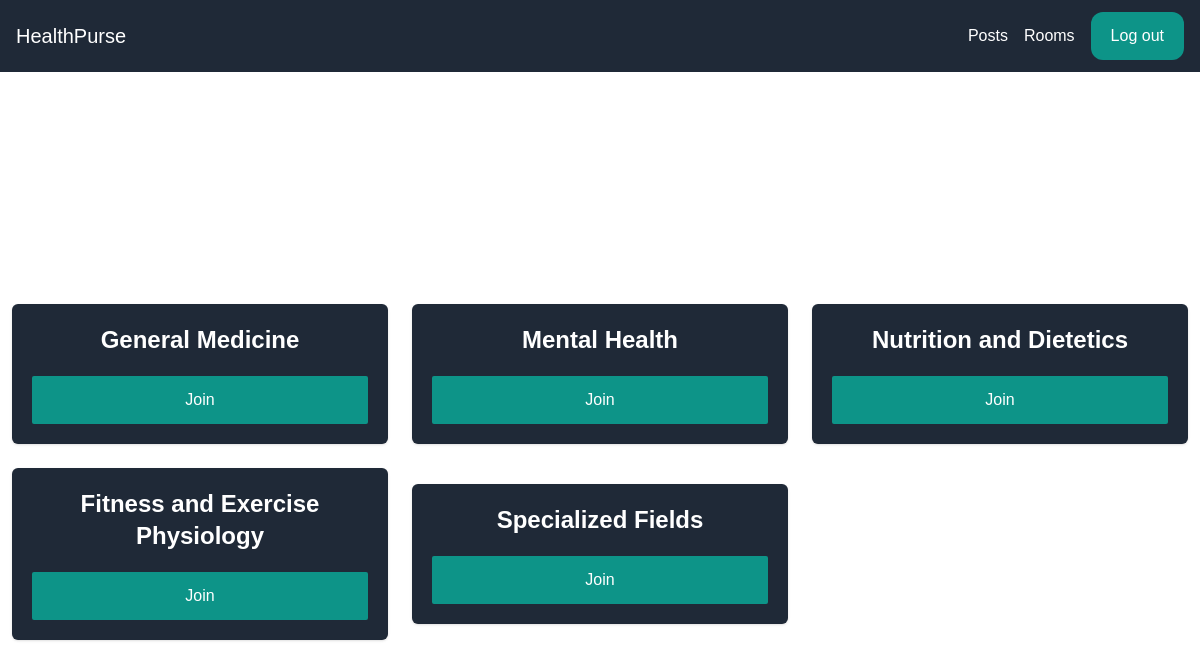
Screenshot of /rooms/ (signed in) with the database file from the repository.
### room/models.py (models this page shows, shortened)
class Room(models.Model):
    name = models.CharField(max_length=255)
    slug = models.SlugField(unique=True)

### room/views.py (the view)
# urls.py: path('rooms/', include('room.urls')),
@login_required(login_url='core:login')
def rooms(request):
    rooms = Room.objects.all()
    return render(request, 'room/rooms.html', {'rooms': rooms})

### room/templates/room/rooms.html (shortened to what this page needs)
{% extends 'core/base.html' %} {% block title %}Rooms | {% endblock %}
{% block content %}
<div class="p-10 lg:p-20 text-center">
  <h1 class="text-3xl lg:text-6xl text-white">Rooms</h1>
</div>
<div class="w-full flex flex-wrap items-center">
  {% for room in rooms %}
  <div class="w-full lg:w-1/3 px-3 py-3">
    <div class="p-5 bg-gray-800 shadow rounded-md text-center">
      <h2 class="mb-5 text-2xl font-semibold text-white">{{ room.name }}</h2>
      <a
        href="{% url 'room' room.slug %}"
        class="px-5 py-3 block rounded-sm text-white bg-teal-600 hover:bg-teal-700"
        >Join</a
      >
    </div>
  </div>
  {% endfor %}
</div>
{% endblock %}

### static/css/styles.css (style rules this page uses)
* { padding: 0; margin: 0; font-family: poppins, sans-serif; box-sizing: border-box; }

### rows the page displays
Room: name "General Medicine"
Room: name "Mental Health"
Room: name "Nutrition and Dietetics"
Room: name "Fitness and Exercise Physiology"
Room: name "Specialized Fields"
